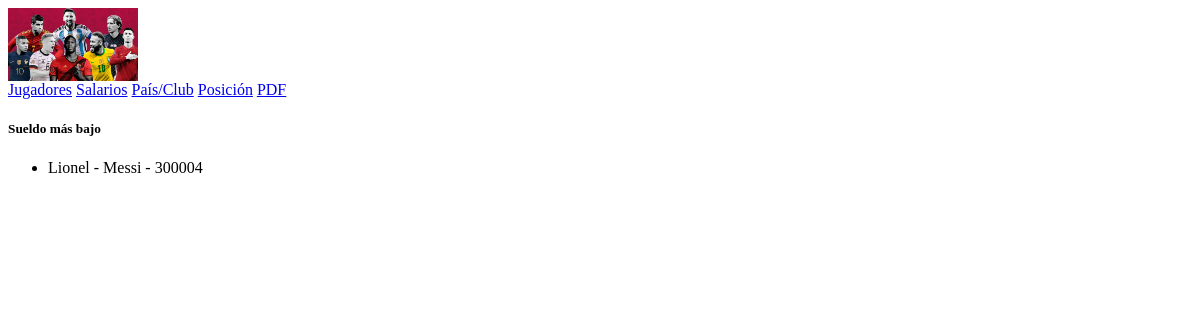
/sueldo-menor/, run on an earlier commit of the app's database.
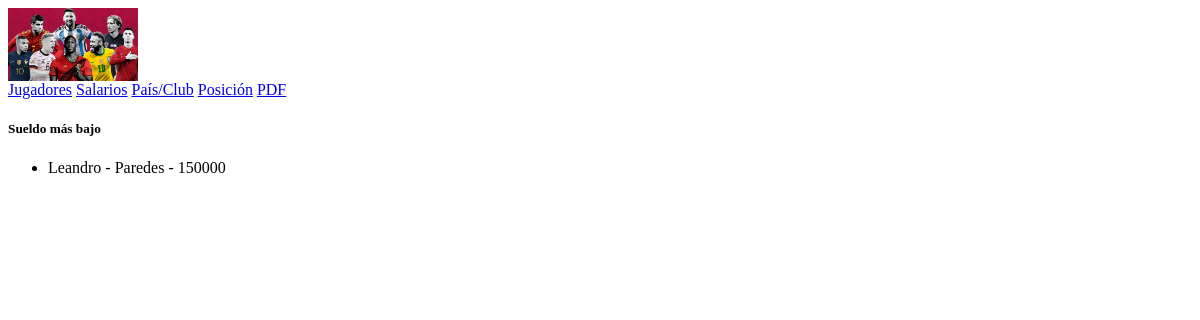
And on a later commit of the database.
### applications/jugador/models.py (models this page shows, shortened)
class Jugador(models.Model):
    nombre = models.CharField('Nombre', max_length=30)
    apellido = models.CharField('Apellido', max_length=30, blank=True)
    fecha_nacimiento = models.DateField()
    dni = models.PositiveIntegerField()
    sueldo = models.PositiveIntegerField()
    class Meta:
        verbose_name = 'Jugador'
        verbose_name_plural = 'Jugadores'

### applications/jugador/views.py (the view)
class SueldoBajo(ListView):
    model = Jugador
    template_name = "jugador/sueldo-bajo.html"
    context_object_name = 'menor'
    def get_queryset(self):
        sueldo_bajo = Jugador.objects.aggregate(Min('sueldo'))['sueldo__min']
        return Jugador.objects.filter(sueldo=sueldo_bajo)

### templates/jugador/sueldo-bajo.html (shortened to what this page needs)
{% extends 'base.html' %}
{% block content %}
  <div class="card text-bg-success mb-3" style="max-width: 30rem;">
    <div class="card-header">
    <h5>Sueldo más bajo</h5>
    </div>
    <div class="card-body">
      <p class="card-text">
        <ul>
            {% for m in menor%}
                <li>{{ m.nombre }} - {{ m.apellido }} - {{ m.sueldo }}</li>
            {% endfor %}
        </ul>
      </p>
    </div>
  </div>
{% endblock content %}

What changed in the data, as far as the page shows it:
no longer on this page (row unchanged): Jugador: nombre "Lionel", apellido "Messi", sueldo "300004"
added Jugador: nombre "Leandro", apellido "Paredes", sueldo "150000"
